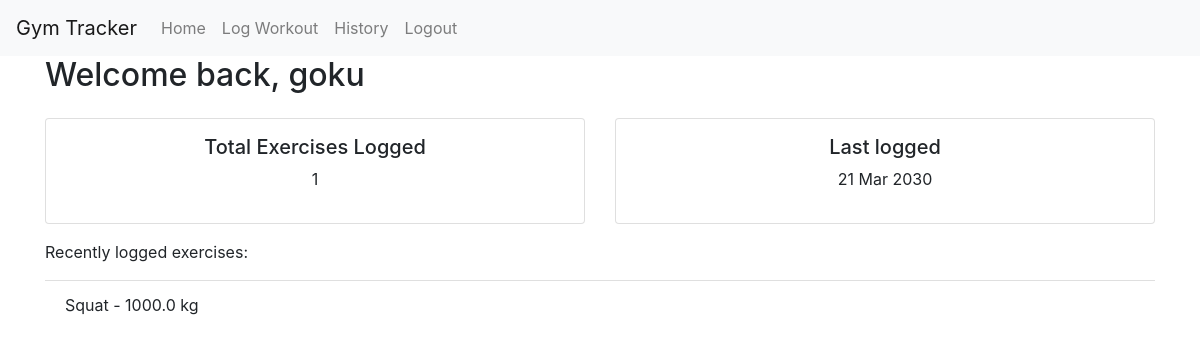
/ (signed in), run on the app's committed database.
### app/models.py (models this page shows, shortened)
class Users(db.Model, UserMixin):
        id = db.Column(db.Integer, primary_key=True)
        username = db.Column(db.String(20), unique=True)
        password = db.Column(db.String(100))

class Workout(db.Model):
      id = db.Column(db.Integer, primary_key=True)
      user_id = db.Column(db.Integer, db.ForeignKey("users.id"))
      exercise_name = db.Column(db.String(100))
      weight = db.Column(db.Float)
      sets = db.Column(db.Integer)
      reps = db.Column(db.Integer)
      date = db.Column(db.Date)

### app/__init__.py (the view)
    @app.route("/")
    def homepage():
        if current_user.is_authenticated:
            recent_workouts = Workout.query.filter_by(user_id=current_user.id).order_by(Workout.date.desc()).limit(5).all()
            total_workouts = Workout.query.filter_by(user_id=current_user.id).count()
            if total_workouts > 0:
                last_logged_date = recent_workouts[0].date.strftime("%d %b %Y")
            else:
                last_logged_date = "No workouts logged"
            return render_template("home.html", workouts=recent_workouts, total = total_workouts, last_logged=last_logged_date)
        return render_template("home.html")

### app/templates/home.html (shortened to what this page needs)
{% extends "base.html" %}
{% block content %}
{% if current_user.is_authenticated %}
<h2>Welcome back, {{current_user.username}} </h2>
<div class="row">
    <div class="col-md-6 mt-3">
        <div class="card text-center p-3">
            <h5>Total Exercises Logged</h5>
            <p class="fs-3">{{ total }} </p>
        </div>
    </div>
    <div class="col-md-6 mt-3">
        <div class="card text-center p-3">
            <h5>Last logged</h5>
            <p class="fs-3">{{ last_logged }}</p>
        </div>
    </div>
</div>
<div class="mt-3">
    <p>Recently logged exercises: </p>
    <ul class="list-group list-group-flush">
    {% for exercise in workouts %}
        <li class="list-group-item"> {{ exercise.exercise_name.capitalize() }} - {{ exercise.weight }} kg </li>
    {% else %}
        <li class="list-group-item text-muted">No workouts logged yet - head to Log Workout to get started.</li>
    {% endfor %}
    </ul>
</div>
{% endif %}
{% endblock %}

### data on the page
Users: username "goku"
Workout: date "21 Mar 2030", exercise_name "Squat", weight "1000.0"

### other printed values
{{ total }} "1"
